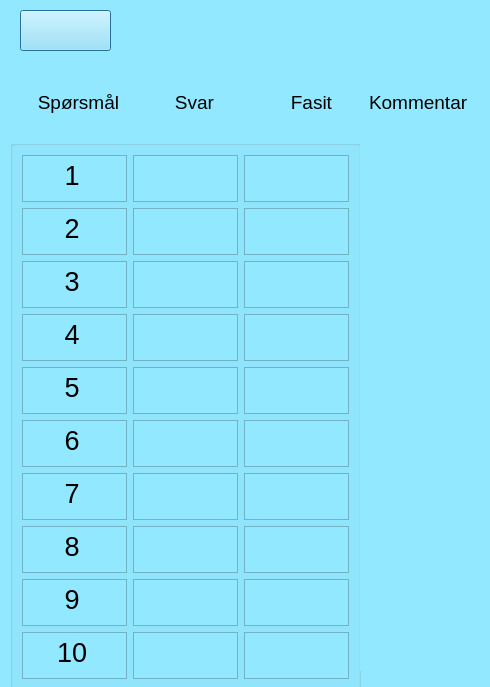
<?xml version="1.0" encoding="UTF-8"?>
<ui version="4.0">
 <class>workerResultDialog</class>
 <widget class="QDialog" name="workerResultDialog">
  <property name="geometry">
   <rect>
    <x>0</x>
    <y>0</y>
    <width>490</width>
    <height>687</height>
   </rect>
  </property>
  <property name="windowTitle">
   <string>Dialog</string>
  </property>
  <property name="styleSheet">
   <string notr="true">background-color: rgb(146, 232, 255);</string>
  </property>
  <widget class="QGroupBox" name="groupBox">
   <property name="geometry">
    <rect>
     <x>10</x>
     <y>60</y>
     <width>481</width>
     <height>81</height>
    </rect>
   </property>
   <property name="styleSheet">
    <string notr="true">border:none;</string>
   </property>
   <property name="title">
    <string/>
   </property>
   <layout class="QGridLayout" name="gridLayout">
    <item row="0" column="0">
     <widget class="QLabel" name="label_Spm_Title">
      <property name="font">
       <font>
        <pointsize>14</pointsize>
       </font>
      </property>
      <property name="styleSheet">
       <string notr="true">color: rgb(0, 0, 0);</string>
      </property>
      <property name="text">
       <string>   Spørsmål</string>
      </property>
     </widget>
    </item>
    <item row="0" column="1">
     <widget class="QLabel" name="label_Answer_Title">
      <property name="font">
       <font>
        <pointsize>14</pointsize>
       </font>
      </property>
      <property name="styleSheet">
       <string notr="true">color: rgb(0, 0, 0);</string>
      </property>
      <property name="text">
       <string>       Svar</string>
      </property>
     </widget>
    </item>
    <item row="0" column="2">
     <widget class="QLabel" name="label_Fasit_Title">
      <property name="font">
       <font>
        <pointsize>14</pointsize>
       </font>
      </property>
      <property name="styleSheet">
       <string notr="true">color: rgb(0, 0, 0);</string>
      </property>
      <property name="text">
       <string>       Fasit</string>
      </property>
     </widget>
    </item>
    <item row="0" column="3">
     <widget class="QLabel" name="label_Comment_Title">
      <property name="font">
       <font>
        <pointsize>14</pointsize>
       </font>
      </property>
      <property name="styleSheet">
       <string notr="true">color: rgb(0, 0, 0);</string>
      </property>
      <property name="text">
       <string>Kommentar</string>
      </property>
     </widget>
    </item>
   </layout>
  </widget>
  <widget class="QPushButton" name="pushButton">
   <property name="geometry">
    <rect>
     <x>20</x>
     <y>10</y>
     <width>91</width>
     <height>41</height>
    </rect>
   </property>
   <property name="styleSheet">
    <string notr="true">border-image: url(:/Assets/Buttons/gaa-tilbake_active.png);</string>
   </property>
   <property name="text">
    <string/>
   </property>
  </widget>
  <widget class="QGroupBox" name="groupBox_2">
   <property name="geometry">
    <rect>
     <x>10</x>
     <y>140</y>
     <width>351</width>
     <height>551</height>
    </rect>
   </property>
   <property name="title">
    <string/>
   </property>
   <layout class="QGridLayout" name="gridLayout_2">
    <item row="0" column="0">
     <widget class="QTextEdit" name="textEdit_Question_1">
      <property name="styleSheet">
       <string notr="true">color: rgb(0, 0, 0);</string>
      </property>
      <property name="html">
       <string>&lt;!DOCTYPE HTML PUBLIC &quot;-//W3C//DTD HTML 4.0//EN&quot; &quot;http://www.w3.org/TR/REC-html40/strict.dtd&quot;&gt;
&lt;html&gt;&lt;head&gt;&lt;meta name=&quot;qrichtext&quot; content=&quot;1&quot; /&gt;&lt;style type=&quot;text/css&quot;&gt;
p, li { white-space: pre-wrap; }
&lt;/style&gt;&lt;/head&gt;&lt;body style=&quot; font-family:'MS Shell Dlg 2'; font-size:8.25pt; font-weight:400; font-style:normal;&quot;&gt;
&lt;p style=&quot; margin-top:0px; margin-bottom:0px; margin-left:0px; margin-right:0px; -qt-block-indent:0; text-indent:0px;&quot;&gt;&lt;span style=&quot; font-size:20pt;&quot;&gt;     1&lt;/span&gt;&lt;/p&gt;&lt;/body&gt;&lt;/html&gt;</string>
      </property>
     </widget>
    </item>
    <item row="8" column="2">
     <widget class="QTextEdit" name="textEdit_Fasit_9"/>
    </item>
    <item row="6" column="1">
     <widget class="QTextEdit" name="textEdit_Answer_7"/>
    </item>
    <item row="1" column="1">
     <widget class="QTextEdit" name="textEdit_Answer_2"/>
    </item>
    <item row="8" column="1">
     <widget class="QTextEdit" name="textEdit_Answer_9"/>
    </item>
    <item row="8" column="0">
     <widget class="QTextEdit" name="textEdit_Question_9">
      <property name="styleSheet">
       <string notr="true">color: rgb(0, 0, 0);</string>
      </property>
      <property name="html">
       <string>&lt;!DOCTYPE HTML PUBLIC &quot;-//W3C//DTD HTML 4.0//EN&quot; &quot;http://www.w3.org/TR/REC-html40/strict.dtd&quot;&gt;
&lt;html&gt;&lt;head&gt;&lt;meta name=&quot;qrichtext&quot; content=&quot;1&quot; /&gt;&lt;style type=&quot;text/css&quot;&gt;
p, li { white-space: pre-wrap; }
&lt;/style&gt;&lt;/head&gt;&lt;body style=&quot; font-family:'MS Shell Dlg 2'; font-size:8.25pt; font-weight:400; font-style:normal;&quot;&gt;
&lt;p style=&quot; margin-top:0px; margin-bottom:0px; margin-left:0px; margin-right:0px; -qt-block-indent:0; text-indent:0px;&quot;&gt;&lt;span style=&quot; font-size:20pt;&quot;&gt;     9&lt;/span&gt;&lt;/p&gt;&lt;/body&gt;&lt;/html&gt;</string>
      </property>
     </widget>
    </item>
    <item row="7" column="0">
     <widget class="QTextEdit" name="textEdit_Question_8">
      <property name="styleSheet">
       <string notr="true">color: rgb(0, 0, 0);</string>
      </property>
      <property name="html">
       <string>&lt;!DOCTYPE HTML PUBLIC &quot;-//W3C//DTD HTML 4.0//EN&quot; &quot;http://www.w3.org/TR/REC-html40/strict.dtd&quot;&gt;
&lt;html&gt;&lt;head&gt;&lt;meta name=&quot;qrichtext&quot; content=&quot;1&quot; /&gt;&lt;style type=&quot;text/css&quot;&gt;
p, li { white-space: pre-wrap; }
&lt;/style&gt;&lt;/head&gt;&lt;body style=&quot; font-family:'MS Shell Dlg 2'; font-size:8.25pt; font-weight:400; font-style:normal;&quot;&gt;
&lt;p style=&quot; margin-top:0px; margin-bottom:0px; margin-left:0px; margin-right:0px; -qt-block-indent:0; text-indent:0px;&quot;&gt;&lt;span style=&quot; font-size:20pt;&quot;&gt;     8&lt;/span&gt;&lt;/p&gt;&lt;/body&gt;&lt;/html&gt;</string>
      </property>
     </widget>
    </item>
    <item row="5" column="2">
     <widget class="QTextEdit" name="textEdit_Fasit_6"/>
    </item>
    <item row="0" column="1">
     <widget class="QTextEdit" name="textEdit_Answer_1"/>
    </item>
    <item row="7" column="1">
     <widget class="QTextEdit" name="textEdit_Answer_8"/>
    </item>
    <item row="4" column="2">
     <widget class="QTextEdit" name="textEdit_Fasit_5"/>
    </item>
    <item row="6" column="0">
     <widget class="QTextEdit" name="textEdit_Question_7">
      <property name="styleSheet">
       <string notr="true">color: rgb(0, 0, 0);</string>
      </property>
      <property name="html">
       <string>&lt;!DOCTYPE HTML PUBLIC &quot;-//W3C//DTD HTML 4.0//EN&quot; &quot;http://www.w3.org/TR/REC-html40/strict.dtd&quot;&gt;
&lt;html&gt;&lt;head&gt;&lt;meta name=&quot;qrichtext&quot; content=&quot;1&quot; /&gt;&lt;style type=&quot;text/css&quot;&gt;
p, li { white-space: pre-wrap; }
&lt;/style&gt;&lt;/head&gt;&lt;body style=&quot; font-family:'MS Shell Dlg 2'; font-size:8.25pt; font-weight:400; font-style:normal;&quot;&gt;
&lt;p style=&quot; margin-top:0px; margin-bottom:0px; margin-left:0px; margin-right:0px; -qt-block-indent:0; text-indent:0px;&quot;&gt;&lt;span style=&quot; font-size:20pt;&quot;&gt;     7&lt;/span&gt;&lt;/p&gt;&lt;/body&gt;&lt;/html&gt;</string>
      </property>
     </widget>
    </item>
    <item row="0" column="2">
     <widget class="QTextEdit" name="textEdit_Fasit_1"/>
    </item>
    <item row="3" column="0">
     <widget class="QTextEdit" name="textEdit_Question_4">
      <property name="styleSheet">
       <string notr="true">color: rgb(0, 0, 0);</string>
      </property>
      <property name="html">
       <string>&lt;!DOCTYPE HTML PUBLIC &quot;-//W3C//DTD HTML 4.0//EN&quot; &quot;http://www.w3.org/TR/REC-html40/strict.dtd&quot;&gt;
&lt;html&gt;&lt;head&gt;&lt;meta name=&quot;qrichtext&quot; content=&quot;1&quot; /&gt;&lt;style type=&quot;text/css&quot;&gt;
p, li { white-space: pre-wrap; }
&lt;/style&gt;&lt;/head&gt;&lt;body style=&quot; font-family:'MS Shell Dlg 2'; font-size:8.25pt; font-weight:400; font-style:normal;&quot;&gt;
&lt;p style=&quot; margin-top:0px; margin-bottom:0px; margin-left:0px; margin-right:0px; -qt-block-indent:0; text-indent:0px;&quot;&gt;&lt;span style=&quot; font-size:20pt;&quot;&gt;     4&lt;/span&gt;&lt;/p&gt;&lt;/body&gt;&lt;/html&gt;</string>
      </property>
     </widget>
    </item>
    <item row="1" column="0">
     <widget class="QTextEdit" name="textEdit_Question_2">
      <property name="styleSheet">
       <string notr="true">color: rgb(0, 0, 0);</string>
      </property>
      <property name="html">
       <string>&lt;!DOCTYPE HTML PUBLIC &quot;-//W3C//DTD HTML 4.0//EN&quot; &quot;http://www.w3.org/TR/REC-html40/strict.dtd&quot;&gt;
&lt;html&gt;&lt;head&gt;&lt;meta name=&quot;qrichtext&quot; content=&quot;1&quot; /&gt;&lt;style type=&quot;text/css&quot;&gt;
p, li { white-space: pre-wrap; }
&lt;/style&gt;&lt;/head&gt;&lt;body style=&quot; font-family:'MS Shell Dlg 2'; font-size:8.25pt; font-weight:400; font-style:normal;&quot;&gt;
&lt;p style=&quot; margin-top:0px; margin-bottom:0px; margin-left:0px; margin-right:0px; -qt-block-indent:0; text-indent:0px;&quot;&gt;&lt;span style=&quot; font-size:20pt;&quot;&gt;     2&lt;/span&gt;&lt;/p&gt;&lt;/body&gt;&lt;/html&gt;</string>
      </property>
     </widget>
    </item>
    <item row="3" column="2">
     <widget class="QTextEdit" name="textEdit_Fasit_4"/>
    </item>
    <item row="2" column="1">
     <widget class="QTextEdit" name="textEdit_Answer_3"/>
    </item>
    <item row="3" column="1">
     <widget class="QTextEdit" name="textEdit_Answer_4"/>
    </item>
    <item row="6" column="2">
     <widget class="QTextEdit" name="textEdit_Fasit_7"/>
    </item>
    <item row="9" column="2">
     <widget class="QTextEdit" name="textEdit_Fasit_10"/>
    </item>
    <item row="5" column="0">
     <widget class="QTextEdit" name="textEdit_Question_6">
      <property name="styleSheet">
       <string notr="true">color: rgb(0, 0, 0);</string>
      </property>
      <property name="html">
       <string>&lt;!DOCTYPE HTML PUBLIC &quot;-//W3C//DTD HTML 4.0//EN&quot; &quot;http://www.w3.org/TR/REC-html40/strict.dtd&quot;&gt;
&lt;html&gt;&lt;head&gt;&lt;meta name=&quot;qrichtext&quot; content=&quot;1&quot; /&gt;&lt;style type=&quot;text/css&quot;&gt;
p, li { white-space: pre-wrap; }
&lt;/style&gt;&lt;/head&gt;&lt;body style=&quot; font-family:'MS Shell Dlg 2'; font-size:8.25pt; font-weight:400; font-style:normal;&quot;&gt;
&lt;p style=&quot; margin-top:0px; margin-bottom:0px; margin-left:0px; margin-right:0px; -qt-block-indent:0; text-indent:0px;&quot;&gt;&lt;span style=&quot; font-size:20pt;&quot;&gt;     6&lt;/span&gt;&lt;/p&gt;&lt;/body&gt;&lt;/html&gt;</string>
      </property>
     </widget>
    </item>
    <item row="9" column="1">
     <widget class="QTextEdit" name="textEdit_Answer_10"/>
    </item>
    <item row="4" column="0">
     <widget class="QTextEdit" name="textEdit_Question_5">
      <property name="styleSheet">
       <string notr="true">color: rgb(0, 0, 0);</string>
      </property>
      <property name="html">
       <string>&lt;!DOCTYPE HTML PUBLIC &quot;-//W3C//DTD HTML 4.0//EN&quot; &quot;http://www.w3.org/TR/REC-html40/strict.dtd&quot;&gt;
&lt;html&gt;&lt;head&gt;&lt;meta name=&quot;qrichtext&quot; content=&quot;1&quot; /&gt;&lt;style type=&quot;text/css&quot;&gt;
p, li { white-space: pre-wrap; }
&lt;/style&gt;&lt;/head&gt;&lt;body style=&quot; font-family:'MS Shell Dlg 2'; font-size:8.25pt; font-weight:400; font-style:normal;&quot;&gt;
&lt;p style=&quot; margin-top:0px; margin-bottom:0px; margin-left:0px; margin-right:0px; -qt-block-indent:0; text-indent:0px;&quot;&gt;&lt;span style=&quot; font-size:20pt;&quot;&gt;     5&lt;/span&gt;&lt;/p&gt;&lt;/body&gt;&lt;/html&gt;</string>
      </property>
     </widget>
    </item>
    <item row="2" column="0">
     <widget class="QTextEdit" name="textEdit_Question_3">
      <property name="styleSheet">
       <string notr="true">color: rgb(0, 0, 0);</string>
      </property>
      <property name="html">
       <string>&lt;!DOCTYPE HTML PUBLIC &quot;-//W3C//DTD HTML 4.0//EN&quot; &quot;http://www.w3.org/TR/REC-html40/strict.dtd&quot;&gt;
&lt;html&gt;&lt;head&gt;&lt;meta name=&quot;qrichtext&quot; content=&quot;1&quot; /&gt;&lt;style type=&quot;text/css&quot;&gt;
p, li { white-space: pre-wrap; }
&lt;/style&gt;&lt;/head&gt;&lt;body style=&quot; font-family:'MS Shell Dlg 2'; font-size:8.25pt; font-weight:400; font-style:normal;&quot;&gt;
&lt;p style=&quot; margin-top:0px; margin-bottom:0px; margin-left:0px; margin-right:0px; -qt-block-indent:0; text-indent:0px;&quot;&gt;&lt;span style=&quot; font-size:20pt;&quot;&gt;     3&lt;/span&gt;&lt;/p&gt;&lt;/body&gt;&lt;/html&gt;</string>
      </property>
     </widget>
    </item>
    <item row="1" column="2">
     <widget class="QTextEdit" name="textEdit_Fasit_2"/>
    </item>
    <item row="5" column="1">
     <widget class="QTextEdit" name="textEdit_Answer_6"/>
    </item>
    <item row="7" column="2">
     <widget class="QTextEdit" name="textEdit_Fasit_8"/>
    </item>
    <item row="2" column="2">
     <widget class="QTextEdit" name="textEdit_Fasit_3"/>
    </item>
    <item row="9" column="0">
     <widget class="QTextEdit" name="textEdit_Question_10">
      <property name="styleSheet">
       <string notr="true">color: rgb(0, 0, 0);</string>
      </property>
      <property name="html">
       <string>&lt;!DOCTYPE HTML PUBLIC &quot;-//W3C//DTD HTML 4.0//EN&quot; &quot;http://www.w3.org/TR/REC-html40/strict.dtd&quot;&gt;
&lt;html&gt;&lt;head&gt;&lt;meta name=&quot;qrichtext&quot; content=&quot;1&quot; /&gt;&lt;style type=&quot;text/css&quot;&gt;
p, li { white-space: pre-wrap; }
&lt;/style&gt;&lt;/head&gt;&lt;body style=&quot; font-family:'MS Shell Dlg 2'; font-size:8.25pt; font-weight:400; font-style:normal;&quot;&gt;
&lt;p style=&quot; margin-top:0px; margin-bottom:0px; margin-left:0px; margin-right:0px; -qt-block-indent:0; text-indent:0px;&quot;&gt;&lt;span style=&quot; font-size:20pt;&quot;&gt;    10&lt;/span&gt;&lt;/p&gt;&lt;/body&gt;&lt;/html&gt;</string>
      </property>
     </widget>
    </item>
    <item row="4" column="1">
     <widget class="QTextEdit" name="textEdit_Answer_5"/>
    </item>
   </layout>
  </widget>
  <widget class="QLabel" name="label">
   <property name="geometry">
    <rect>
     <x>150</x>
     <y>10</y>
     <width>211</width>
     <height>51</height>
    </rect>
   </property>
   <property name="font">
    <font>
     <pointsize>18</pointsize>
    </font>
   </property>
   <property name="styleSheet">
    <string notr="true">color: rgb(0, 0, 0);
border-image: url(:/Assets/Buttons/resultater_active.png);</string>
   </property>
   <property name="text">
    <string/>
   </property>
  </widget>
  <widget class="QGroupBox" name="groupBox_3">
   <property name="geometry">
    <rect>
     <x>360</x>
     <y>140</y>
     <width>121</width>
     <height>531</height>
    </rect>
   </property>
   <property name="styleSheet">
    <string notr="true">border:none;
</string>
   </property>
   <property name="title">
    <string/>
   </property>
   <widget class="QPushButton" name="pushButto_Comment_1">
    <property name="geometry">
     <rect>
      <x>10</x>
      <y>30</y>
      <width>91</width>
      <height>45</height>
     </rect>
    </property>
    <property name="styleSheet">
     <string notr="true">border-image: url(:/Assets/Buttons/skriv_active.png);</string>
    </property>
    <property name="text">
     <string/>
    </property>
   </widget>
   <widget class="QPushButton" name="pushButton_Comment_2">
    <property name="geometry">
     <rect>
      <x>10</x>
      <y>80</y>
      <width>91</width>
      <height>45</height>
     </rect>
    </property>
    <property name="styleSheet">
     <string notr="true">border-image: url(:/Assets/Buttons/skriv_active.png);</string>
    </property>
    <property name="text">
     <string/>
    </property>
   </widget>
   <widget class="QPushButton" name="pushButton_Comment_3">
    <property name="geometry">
     <rect>
      <x>10</x>
      <y>130</y>
      <width>90</width>
      <height>45</height>
     </rect>
    </property>
    <property name="styleSheet">
     <string notr="true">border-image: url(:/Assets/Buttons/skriv_active.png);</string>
    </property>
    <property name="text">
     <string/>
    </property>
   </widget>
   <widget class="QPushButton" name="pushButton_Comment_4">
    <property name="geometry">
     <rect>
      <x>10</x>
      <y>180</y>
      <width>91</width>
      <height>45</height>
     </rect>
    </property>
    <property name="styleSheet">
     <string notr="true">border-image: url(:/Assets/Buttons/skriv_active.png);</string>
    </property>
    <property name="text">
     <string/>
    </property>
   </widget>
   <widget class="QPushButton" name="pushButton_Comment_5">
    <property name="geometry">
     <rect>
      <x>10</x>
      <y>230</y>
      <width>91</width>
      <height>45</height>
     </rect>
    </property>
    <property name="styleSheet">
     <string notr="true">border-image: url(:/Assets/Buttons/skriv_active.png);</string>
    </property>
    <property name="text">
     <string/>
    </property>
   </widget>
   <widget class="QPushButton" name="pushButton_Comment_6">
    <property name="geometry">
     <rect>
      <x>10</x>
      <y>280</y>
      <width>91</width>
      <height>41</height>
     </rect>
    </property>
    <property name="styleSheet">
     <string notr="true">border-image: url(:/Assets/Buttons/skriv_active.png);</string>
    </property>
    <property name="text">
     <string/>
    </property>
   </widget>
   <widget class="QPushButton" name="pushButton_Comment_7">
    <property name="geometry">
     <rect>
      <x>10</x>
      <y>330</y>
      <width>91</width>
      <height>45</height>
     </rect>
    </property>
    <property name="styleSheet">
     <string notr="true">border-image: url(:/Assets/Buttons/skriv_active.png);</string>
    </property>
    <property name="text">
     <string/>
    </property>
   </widget>
   <widget class="QPushButton" name="pushButton_Comment_8">
    <property name="geometry">
     <rect>
      <x>10</x>
      <y>380</y>
      <width>91</width>
      <height>45</height>
     </rect>
    </property>
    <property name="styleSheet">
     <string notr="true">border-image: url(:/Assets/Buttons/skriv_active.png);</string>
    </property>
    <property name="text">
     <string/>
    </property>
   </widget>
   <widget class="QPushButton" name="pushButton_Comment_9">
    <property name="geometry">
     <rect>
      <x>10</x>
      <y>430</y>
      <width>91</width>
      <height>45</height>
     </rect>
    </property>
    <property name="styleSheet">
     <string notr="true">border-image: url(:/Assets/Buttons/skriv_active.png);</string>
    </property>
    <property name="text">
     <string/>
    </property>
   </widget>
   <widget class="QPushButton" name="pushButton_Comment_10">
    <property name="geometry">
     <rect>
      <x>10</x>
      <y>480</y>
      <width>91</width>
      <height>45</height>
     </rect>
    </property>
    <property name="styleSheet">
     <string notr="true">border-image: url(:/Assets/Buttons/skriv_active.png);</string>
    </property>
    <property name="text">
     <string/>
    </property>
   </widget>
  </widget>
 </widget>
 <resources/>
 <connections/>
</ui>
